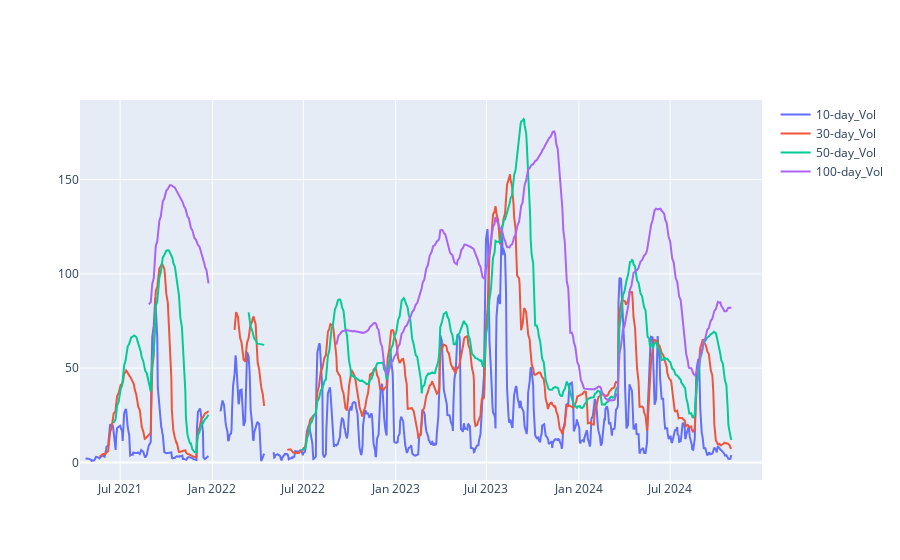

The cell this chart's notebook holds for it:
### Markdown cell above
# Historical Volatility

### Code cell
histvol = Position_Reporting(positions, 'NZU', current_date).rolling_vol()

fig = go.Figure()
for i in list(histvol)[1:]:
    fig.add_trace(go.Scatter(x=histvol['Date'], y=histvol[i], name=i))#, base=0))
    
fig.show()

### Figure 1 — Plotly figure (JSON) as saved in the notebook; plotly's stock layout.template omitted (floating-point values rounded to 4 significant figures; data arrays with more than 128 entries replaced by an {"elided": "..."} marker saying what was removed)
{"data": [{"name": "10-day_Vol", "type": "scatter", "x": {"elided": "972 str values"}, "y": {"elided": "972 float values"}}, {"name": "30-day_Vol", "type": "scatter", "x": {"elided": "972 str values"}, "y": {"elided": "972 float values"}}, {"name": "50-day_Vol", "type": "scatter", "x": {"elided": "972 str values"}, "y": {"elided": "972 float values"}}, {"name": "100-day_Vol", "type": "scatter", "x": {"elided": "972 str values"}, "y": {"elided": "972 float values"}}], "layout": {"autosize": true, "xaxis": {"autorange": true, "range": ["2021-04-12", "2024-12-31"], "type": "date"}, "yaxis": {"autorange": true, "range": [-9.323, 192.2], "type": "linear"}}}
